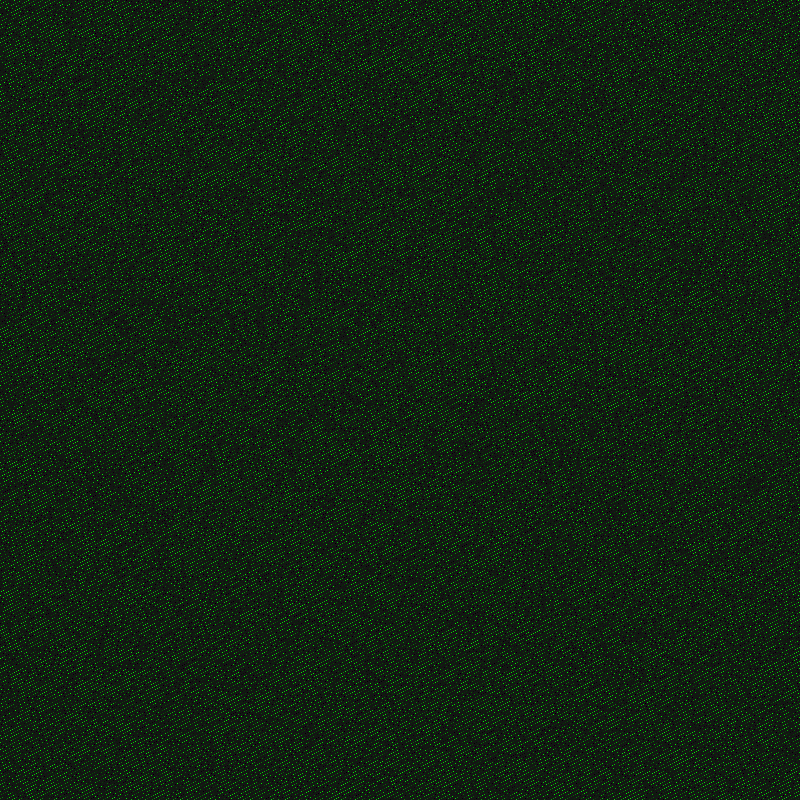
Frame 1 (no input)
Frame 60 (the mouse pressed at the canvas centre just before this capture): identical to frame 1, image omitted
Frame 120 (the mouse held since frame 60 and released just before this capture): identical to frame 1, image omitted

The Processing sketch that drew this single still picture (run headless with seeded random() and noise(); from frame 60 on, the mouse is pressed at the canvas centre):

// Processing sketch: Pixels_1
// ── Pixels_1.pde

void setup() {
  //fullScreen();
  //noCursor();
  size(800, 800);
  frameRate(60);
  background(20);

  /* Every 7th pixel is assigned a random green value 
   * Creates interesting illusion if you stare at the center
   * The colour in the periphery seems to move */
  loadPixels();
  for (int i = 0; i < pixels.length; i += 7) {
    pixels[i] = color(0, random(255), 0);
  }
  updatePixels();
}


void draw() {
  /* Same as before, except in draw */
  //background(0);
  //loadPixels();
  //for (int i = 0; i < pixels.length; i += 7) {
  //  pixels[i] = color(0, random(255), 0);
  //}
  //updatePixels();
}
